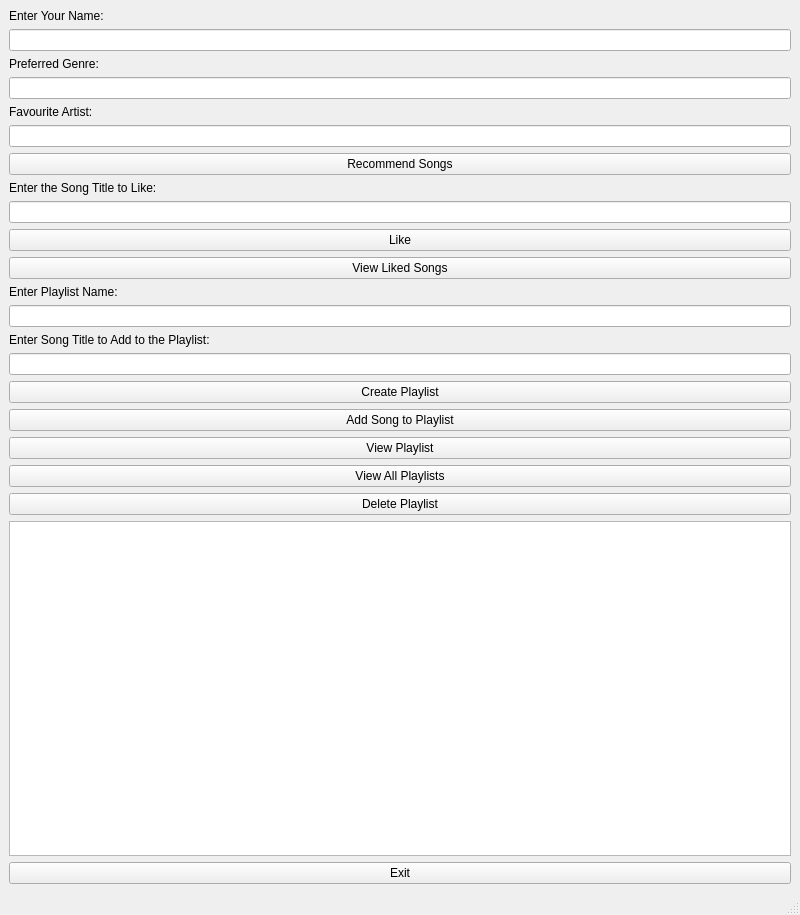
<?xml version="1.0" encoding="UTF-8"?>
<ui version="4.0">
 <class>MainWindow</class>
 <widget class="QMainWindow" name="MainWindow">
  <property name="geometry">
   <rect>
    <x>0</x>
    <y>0</y>
    <width>800</width>
    <height>915</height>
   </rect>
  </property>
  <property name="windowTitle">
   <string>MainWindow</string>
  </property>
  <widget class="QWidget" name="centralwidget">
   <layout class="QVBoxLayout" name="verticalLayout">
    <item>
     <widget class="QLabel" name="label">
      <property name="text">
       <string>Enter Your Name:</string>
      </property>
     </widget>
    </item>
    <item>
     <widget class="QLineEdit" name="nameInput">
      <property name="text">
       <string/>
      </property>
     </widget>
    </item>
    <item>
     <widget class="QLabel" name="label_2">
      <property name="text">
       <string>Preferred Genre:</string>
      </property>
     </widget>
    </item>
    <item>
     <widget class="QLineEdit" name="genreInput">
      <property name="text">
       <string/>
      </property>
     </widget>
    </item>
    <item>
     <widget class="QLabel" name="label_3">
      <property name="text">
       <string>Favourite Artist:</string>
      </property>
     </widget>
    </item>
    <item>
     <widget class="QLineEdit" name="artistInput">
      <property name="text">
       <string/>
      </property>
     </widget>
    </item>
    <item>
     <widget class="QPushButton" name="recommendButton">
      <property name="text">
       <string>Recommend Songs</string>
      </property>
     </widget>
    </item>
    <item>
     <widget class="QLabel" name="label_4">
      <property name="text">
       <string>Enter the Song Title to Like:</string>
      </property>
     </widget>
    </item>
    <item>
     <widget class="QLineEdit" name="likeInput"/>
    </item>
    <item>
     <widget class="QPushButton" name="like">
      <property name="text">
       <string>Like</string>
      </property>
     </widget>
    </item>
    <item>
     <widget class="QPushButton" name="viewLike">
      <property name="text">
       <string>View Liked Songs</string>
      </property>
     </widget>
    </item>
    <item>
     <widget class="QLabel" name="label_5">
      <property name="text">
       <string>Enter Playlist Name:</string>
      </property>
     </widget>
    </item>
    <item>
     <widget class="QLineEdit" name="playlistInput"/>
    </item>
    <item>
     <widget class="QLabel" name="label_6">
      <property name="text">
       <string>Enter Song Title to Add to the Playlist:</string>
      </property>
     </widget>
    </item>
    <item>
     <widget class="QLineEdit" name="pSongInput"/>
    </item>
    <item>
     <widget class="QPushButton" name="createP">
      <property name="text">
       <string>Create Playlist</string>
      </property>
     </widget>
    </item>
    <item>
     <widget class="QPushButton" name="addP">
      <property name="text">
       <string>Add Song to Playlist</string>
      </property>
     </widget>
    </item>
    <item>
     <widget class="QPushButton" name="viewP">
      <property name="text">
       <string>View Playlist</string>
      </property>
     </widget>
    </item>
    <item>
     <widget class="QPushButton" name="listAllP">
      <property name="text">
       <string>View All Playlists</string>
      </property>
     </widget>
    </item>
    <item>
     <widget class="QPushButton" name="deleteP">
      <property name="text">
       <string>Delete Playlist</string>
      </property>
     </widget>
    </item>
    <item>
     <widget class="QTextBrowser" name="outputDisplay"/>
    </item>
    <item>
     <widget class="QPushButton" name="exit">
      <property name="autoFillBackground">
       <bool>false</bool>
      </property>
      <property name="text">
       <string>Exit</string>
      </property>
     </widget>
    </item>
   </layout>
  </widget>
  <widget class="QMenuBar" name="menubar">
   <property name="geometry">
    <rect>
     <x>0</x>
     <y>0</y>
     <width>800</width>
     <height>25</height>
    </rect>
   </property>
  </widget>
  <widget class="QStatusBar" name="statusbar"/>
 </widget>
 <resources/>
 <connections/>
</ui>
